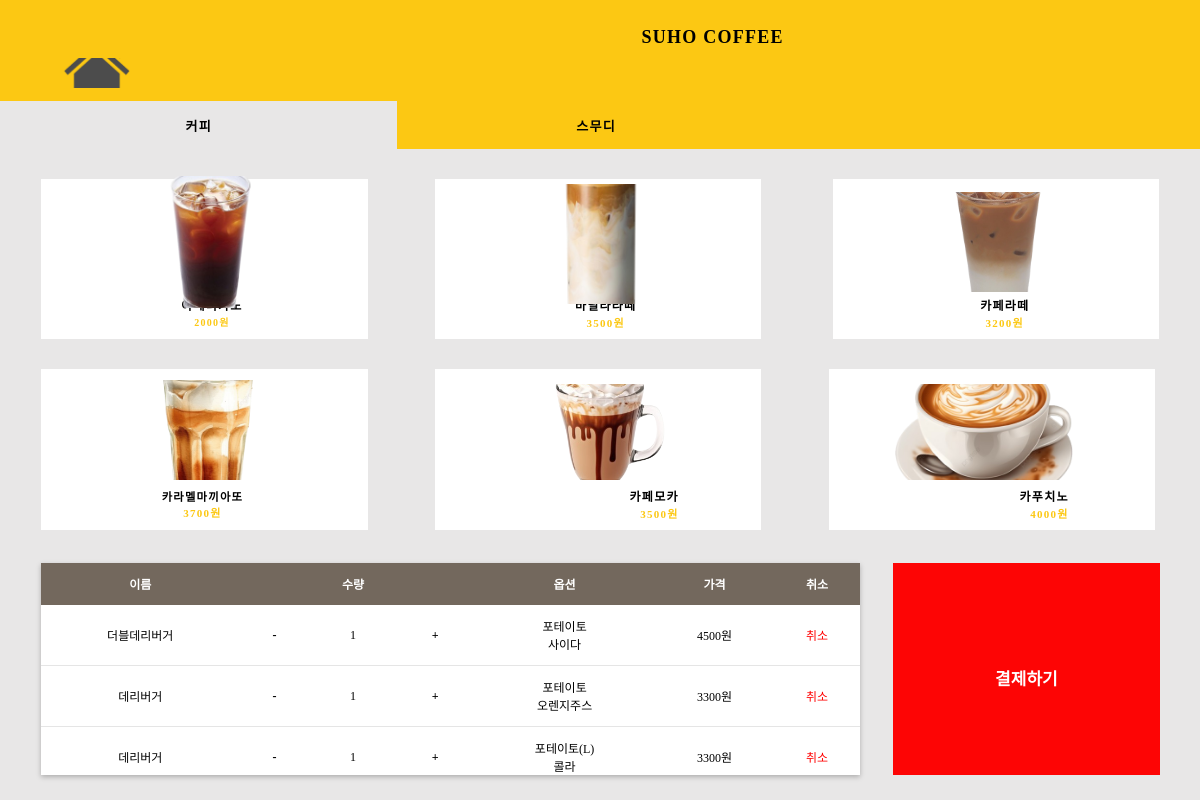
The page /cafemain on the database as committed earlier.
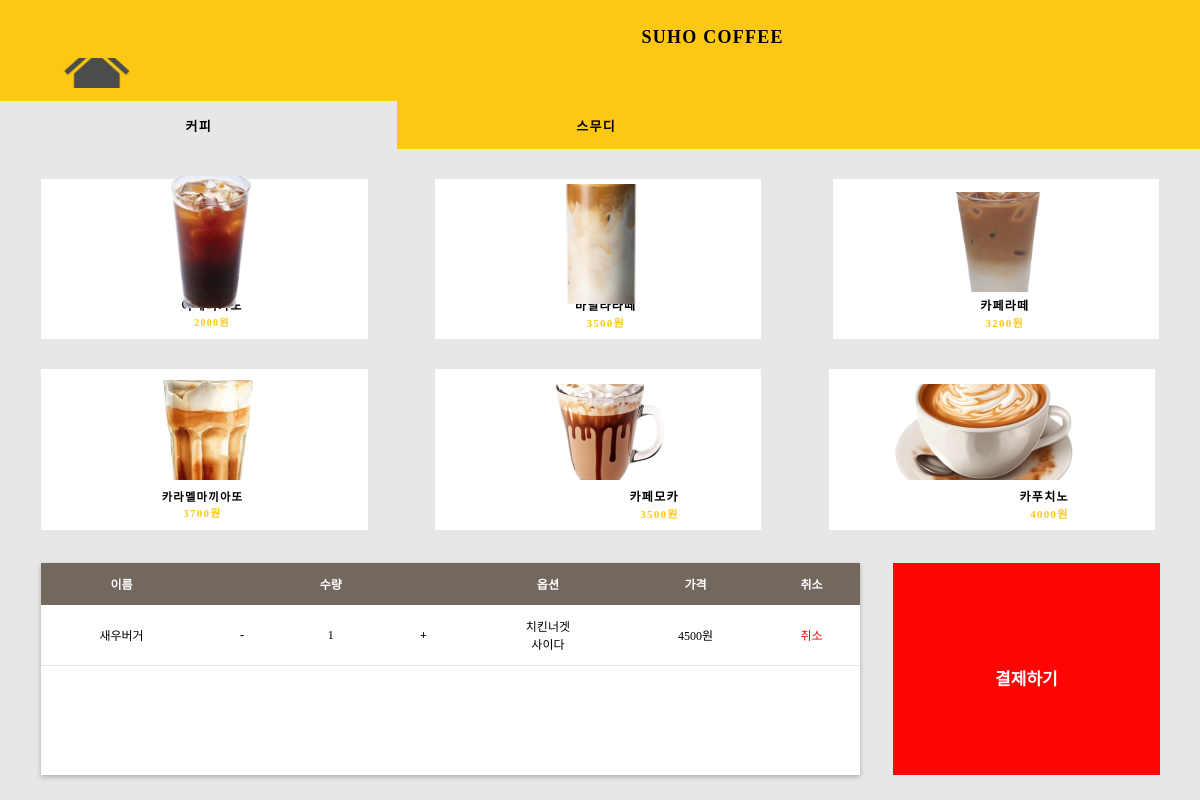
The same page on the database as committed later.
### api/models.py (models this page shows)
class Cart(models.Model):
    menu = models.ForeignKey(Menu, on_delete=models.CASCADE)
    menuQuantity = models.IntegerField(default=0)
    option1 = models.CharField(max_length=100, default="핫")
    option2 = models.CharField(max_length=100, default="기본")
    totalPrice = models.IntegerField(default=0)

class Menu(models.Model):
    menuName = models.CharField(max_length=1000, default="unknown")
    menuPrice = models.IntegerField(default=0)

### main/views.py (the view)
# urls.py: path('cafemain', views.cafemain, name='cafemain'),
def cafemain(request):
    carts = Cart.objects.all()
    total = 0
    for cart in carts:
        total += cart.totalPrice
    return render(request,'cafemain.html', {'carts':carts, 'total':total})

### main/templates/cafemain.html (shortened to what this page needs)
<!DOCTYPE html>
<html lang="en">
  <head>
    <link rel="stylesheet" href="static/cafemain.css" />
  </head>
  <body>
    <div class="main-2">
      <div class="yellow-panel"></div>
      <div class="suho-coffee">SUHO COFFEE</div>
      <div class="_2000"  >
        <span>
          <span class="_2000-span">
            <br />
          </span>
          <span class="_2000-span2">2000원</span>
        </span>
      </div>
      <img class="americano" src="static/img/americano0.png" onclick="buy('americano')"/>
      <div class="_3700">
        <span>
          <span class="_3700-span">
            카라멜마끼아또
            <br />
          </span>
          <span class="_3700-span2">3700원</span>
        </span>
      </div>
      <img class="caramel-macchiato" src="static/img/caramel-macchiato0.png" onclick="buy('caramel-macchiato')" />
      <div class="_37002">
        <span>
          <span class="_37002-span">
            카페모카
            <br />
          </span>
          <span class="_37002-span2">3500원</span>
        </span>
      </div>
      <img class="cafe-mocha" src="static/img/cafe-mocha0.png" onclick="buy('cafe-mocha')" />
      <div class="_37003">
        <span>
          <span class="_37003-span">
            카푸치노
            <br />
          </span>
          <span class="_37003-span2">4000원</span>
        </span>
      </div>
      <img class="cappuccino" src="static/img/cappuccino0.png" onclick="buy('cappuccino')" />
      <div class="checklist-retangle">
        <table>
          <thead>
          <tr>
              <th>이름</th>
              <th></th>
              <th>수량</th>
              <th></th>
              <th>옵션</th>
              <th>가격</th>
              <th>취소</th>
          </tr>
          </thead>
          <tbody>
            {% for cart in carts %}
          <tr>
              <td>{{ cart.menu.menuName }}</td>
              <td onclick="changeQuantity(-1, '{{ cart.id }}')"> <b>&nbsp;&nbsp;-&nbsp;&nbsp;</b></td>
              <td>{{ cart.menuQuantity }}</td>
              <td onclick="changeQuantity(1, '{{ cart.id }}')"> <b>&nbsp;&nbsp;+&nbsp;&nbsp;</b> </td>
              <td>{{ cart.option1 }}<br> {{ cart.option2 }}</td>
              <td>{{ cart.totalPrice }}원</td>
              <td style="color: red" onclick="deleteCart('{{ cart.id }}')">취소</td>
          </tr>
          {% endfor %}
          </tbody>
      </table>
      </div>
      <div class="pay-retangle" onclick="confirmOrder()">
        <div class="div">결제하기</div>
      </div>
      <img class="home-button" src="static/img/home-button0.png" onclick="window.location.href='/'" />
      <div class="_3000" onclick="buy('cafe-latte')">
        <span>
          <span class="_3000-span">
            카페라떼
            <br />
          </span>
          <span class="_3000-span2">3200원</span>
        </span>
      </div>
      <img class="cafe-latte" src="static/img/cafe-latte0.png" onclick="buy('cafe-latte')" />
      <div class="_30002">
        <span>
          <span class="_30002-span">
            바닐라라떼
            <br />
          </span>
          <span class="_30002-span2">3500원</span>
        </span>
      </div>
      <div class="valina-latte">
        <img class="image-36" src="static/img/valina-latte.png" onclick="buy('valina-latte')"/>
      </div>
      <div class="coffee-button2" onclick="location.href='cafemain'">
        <div class="div3" onclick="">커피</div>
      </div>
      <div class="smoothe-button2">
        <div class="div4">스무디</div>
    </div>
    </div>

### main/templates/cafemain.html (style rules this page uses)
a, button, input, select, h1, h2, h3, h4, h5, * { box-sizing: border-box; margin: 0; padding: 0; border: none; text-decoration: none; background: none; -webkit-font-smoothing: antialiased; font-family: "Noto Sans KR" !important; }

Rows that differ between the two databases and show on the page:
removed Cart: menu.menuName "더블데리버거", menuQuantity "1", option1 "포테이토", option2 "사이다", totalPrice "4500"
removed Cart: menu.menuName "데리버거", menuQuantity "1", option1 "포테이토", option2 "오렌지주스", totalPrice "3300"
removed Cart: menu.menuName "데리버거", menuQuantity "1", option1 "포테이토(L)", option2 "콜라", totalPrice "3300"
added Cart: menu.menuName "새우버거", menuQuantity "1", option1 "치킨너겟", option2 "사이다", totalPrice "4500"
